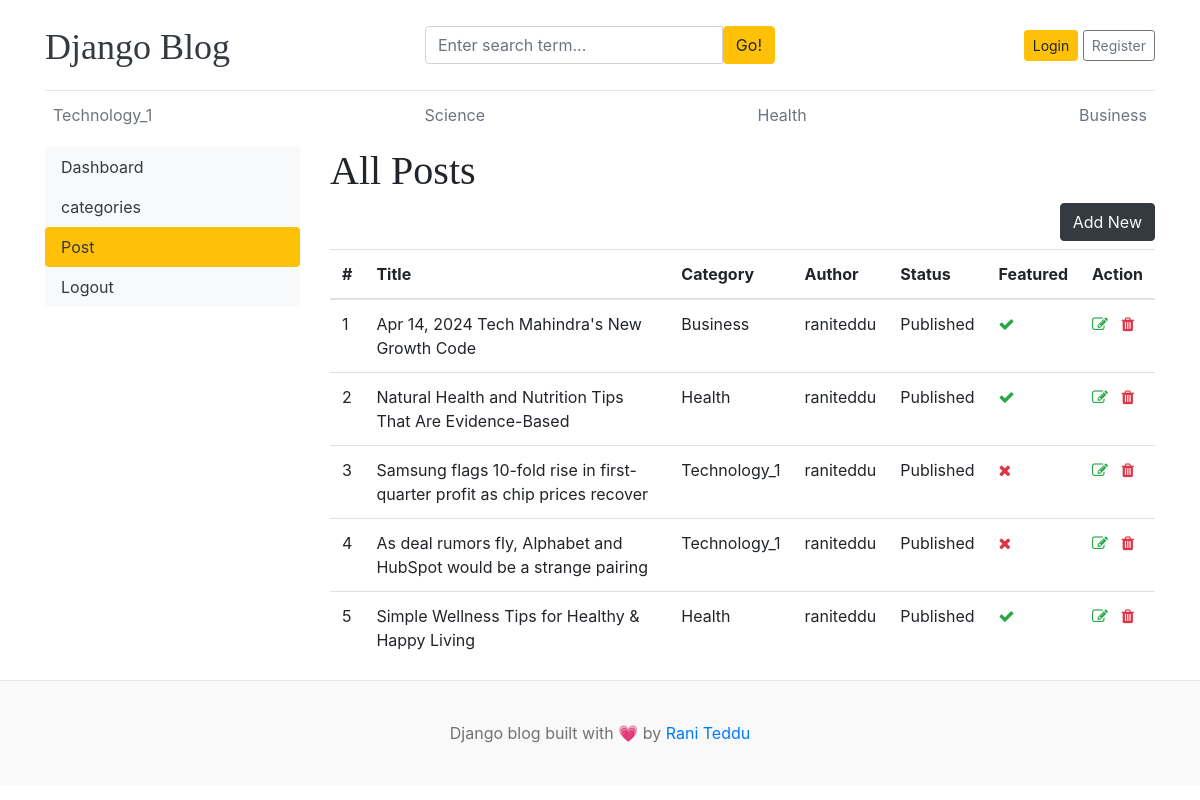
/dashboard/posts/, run on an earlier commit of the app's database.
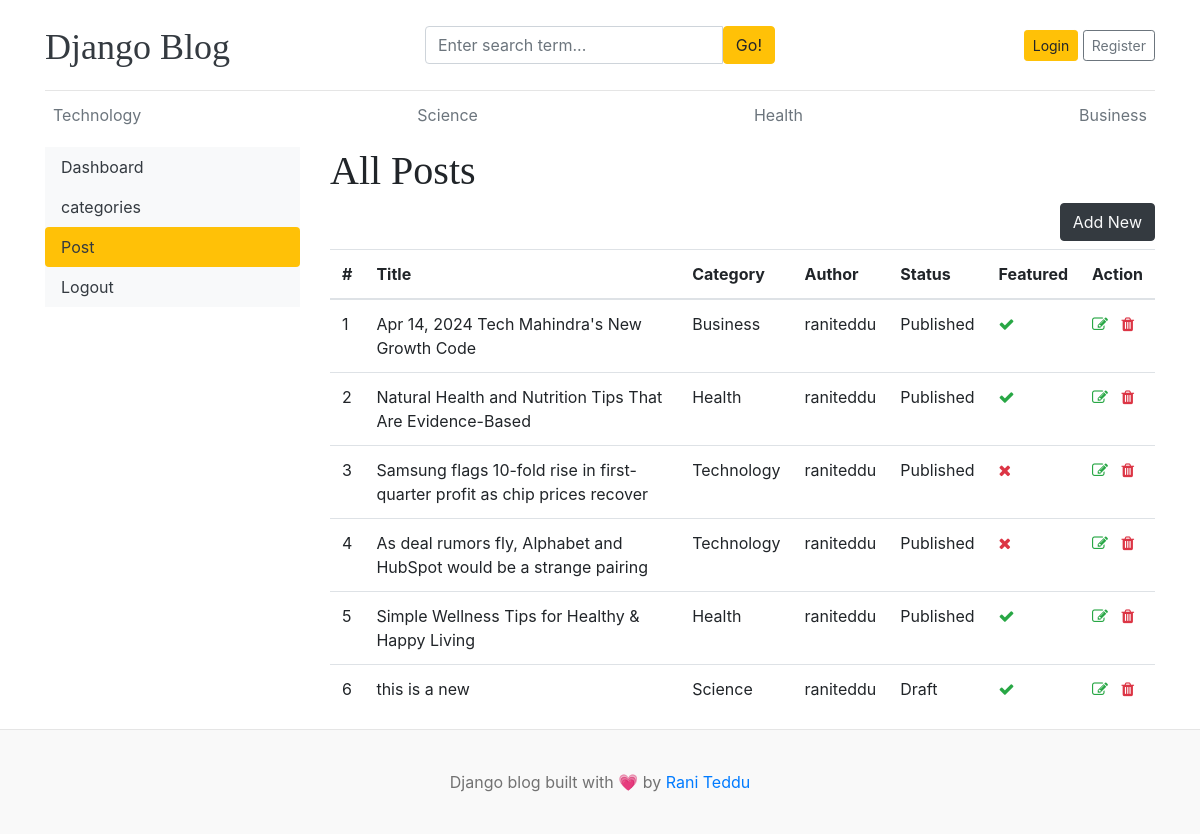
And on a later commit of the database.
### blogs/models.py (models this page shows, shortened)
class Category(models.Model):
    category_name = models.CharField(max_length=100, unique=True)
    created_at = models.DateTimeField(auto_now_add=True)
    updated_at = models.DateTimeField(auto_now=True)
    def __str__(self):
        return self.category_name
    class Meta:
        verbose_name_plural = 'Categories'

class Blog(models.Model):
    title = models.CharField(max_length=100)
    slug = models.SlugField(max_length=150, unique=True, blank=True)
    category = models.ForeignKey(Category, on_delete=models.CASCADE)
    author = models.ForeignKey(User, on_delete=models.CASCADE)
    featured_image = models.ImageField(upload_to='uploads/%Y/%m/%d')
    short_description = models.TextField(max_length=500)
    blog_body = models.TextField(max_length=2000)
    status = models.CharField(max_length=20, choices=STATUS_CHOICES, default='Draft')
    is_featured = models.BooleanField(default=False)
    created_at = models.DateTimeField(auto_now_add=True)
    updated_at = models.DateTimeField(auto_now=True)

### dashboard/views.py (the view)
# urls.py: path('posts/', views.posts, name='posts'),
def posts(request):
    posts = Blog.objects.all()
    context = {
        'posts' : posts,
    }
    return render(request, 'dashboard/posts.html', context)

### blogs/context_processors.py (called while the page is built)
def get_categories(request):
    categories = Category.objects.all()
    return dict(categories=categories)

def get_sociallinks(request):
    social_links = SocialLink.objects.all()
    return dict(social_links=social_links)

### template/dashboard/posts.html (shortened to what this page needs)
{% extends 'base.html' %}
{% block content %}
<div class="container">
    <div class="row">
    {% include 'dashboard/side.html' %}
    <div class="col-md-9">
        <h1>All Posts</h1>
        <a href="{% url 'add_posts' %}" class="btn btn-dark text-light float-right mb-2">Add New</a>
        <table class="table table-hover">
            <thead>
              <tr>
                <th scope="col">#</th>
                <th scope="col">Title</th>
                <th scope="col">Category</th>
                <th scope="col">Author</th>
                <th scope="col">Status</th>
                <th scope="col">Featured</th>
                <th scope="col">Action</th>
              </tr>
            </thead>
            <tbody>
            {% for post in posts %}
              <tr>
                <td>{{ forloop.counter }}</td>
                <td>{{ post.title }}</td>
                <td>{{ post.category }}</td>
                <td>{{ post.author }}</td>
                <td>{{ post.status }}</td>
                <td>{% if post.is_featured %}
                  <i class="fa fa-check text-success"></i>
                  {% else %}
                  <i class="fa fa-times text-danger"></i>
                  {% endif %}
                </td>
                <td>
                    <a href="{% url 'edit_post' post.id %}" ><i class="fa fa-edit text-success"></i></a>
                    <a href="{% url 'delete_post' post.id %}"><i class="fa fa-trash text-danger"></i></a>
                </td>
              </tr>
            {% endfor %}
            </tbody>
          </table>
    </div>
    </div>
</div>
{% endblock %}

### template/base.html (shortened to what this page needs)
{% load static %}
<!DOCTYPE html>
<html lang="en">
<head>
    <link href="https://getbootstrap.com/docs/4.0/dist/css/bootstrap.min.css" rel="stylesheet">
    <link href="{% static 'css/blog.css' %}" rel="stylesheet">
    <link rel="stylesheet" href="https://cdnjs.cloudflare.com/ajax/libs/font-awesome/4.7.0/css/font-awesome.min.css">
  </head>
<body>
    <div class="container">
      <header class="blog-header py-3">
        <div class="row flex-nowrap justify-content-between align-items-center">
          <div class="col-4 pt-1">
            <a class="blog-header-logo text-dark" href="/">Django Blog</a>
          </div>
          <div class="col-4">
            <form action="{% url 'search' %}" method="GET">
              <div class="input-group">
                <input class="form-control" type="text" value="{{ keyword }}" placeholder="Enter search term..." name="keyword" aria-label="Enter search term..." aria-describedby="button-search" />
                <button class="btn btn-warning" type="submit" id="button-search" type="button">Go!</button>
              </div>
            </form>
          </div>
          <div class="col-4 d-flex justify-content-end align-items-center">
            {% if not user.is_authenticated%}
            <a class="btn btn-sm btn-warning" href="{% url 'login' %}">Login</a> &nbsp;
            <a class="btn btn-sm btn-outline-secondary" href="{% url 'register' %}">Register</a>
            {% else %}
            <span><a href="{% url 'dashboard' %}">Dasboard</a></span>
            &nbsp;
            <span><a href="{% url 'logout' %}">Logout</a></span>
            {% endif %}
          </div>
        </div>
      </header>
      <div class="nav-scroller py-1 mb-2">
        <nav class="nav d-flex justify-content-between">
          {% for cat in categories %}
          <a class="p-2 text-muted" href="{% url 'posts_by_category' cat.id %}">{{ cat.category_name }}</a>
          {% endfor %}
        </nav>
      </div>
    </div>
{% block content %}
{% endblock %}
  <footer class="blog-footer text-center">
        <p>Django blog built with 💗 by <a href="#">Rani Teddu</a></p>
    </footer>
</body>
</html>

### template/dashboard/side.html (shortened to what this page needs)
<div class="col-md-3">
    <div class="nav flex-column nav-pills bg-light" aria-orientation="vertical">
        <a href="{% url 'dashboard' %}" class="nav-link text-dark {% if '/dashboard/' == request.path %}bg-warning{% endif %}">Dashboard</a>
        <a href="{% url 'categories' %}" class="nav-link text-dark {% if '/categories/' in request.path %}bg-warning{% endif %}">categories</a>
        <a href="{% url 'posts' %}" class="nav-link text-dark {% if '/posts/' in request.path %}bg-warning{% endif %}">Post</a>
        <a href="" class="nav-link text-dark">Logout</a>
    </div>
</div>

### blog_main/static/css/blog.css (style rules this page uses)
.blog-header { border-bottom: 1px solid #e5e5e5; }
.blog-header-logo { font-family: "Playfair Display", Georgia, "Times New Roman", serif; font-size: 2.25rem; }
h1, h2, h3, h4, h5, h6 { font-family: "Playfair Display", Georgia, "Times New Roman", serif; }
.blog-footer { padding: 2.5rem 0; color: #727272; text-align: center; background-color: #f9f9f9; border-top: .05rem solid #e5e5e5; }
.blog-footer p:last-child { margin-bottom: 0; }

What changed in the data, as far as the page shows it:
changed Category: category_name "Technology_1" → "Technology"
changed through a linked row, Blog "Samsung flags 10-fold rise in first-quarter profit as chip prices recover": category "Technology_1" → "Technology"
changed through a linked row, Blog "As deal rumors fly, Alphabet and HubSpot would be a strange pairing": category "Technology_1" → "Technology"
added Blog: title "this is a new", category "Science", author "raniteddu", status "Draft", is_featured True (drawn)
